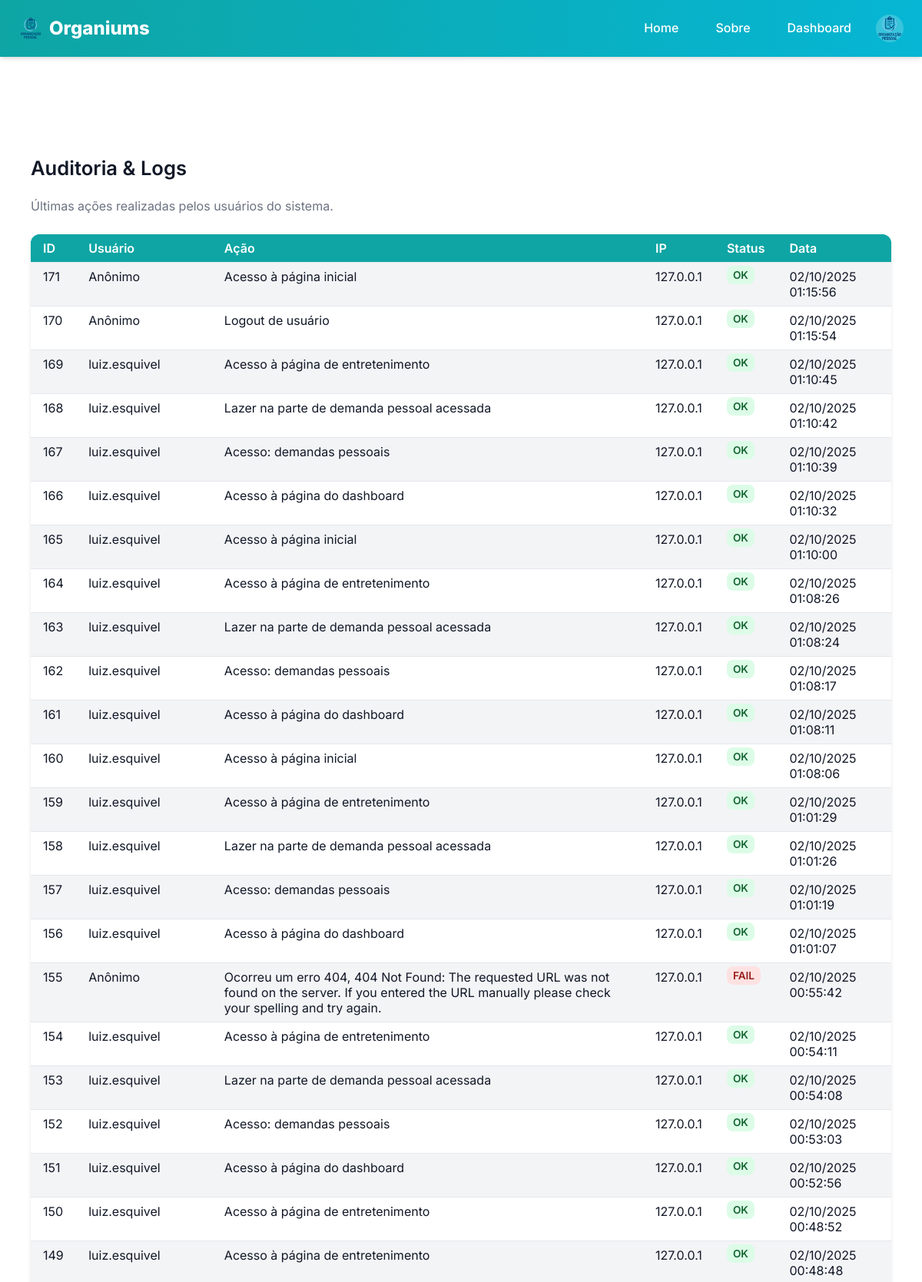
/admin/logs (signed in, upper part), run on the app's committed database.
### models.py (models this page shows, shortened)
class User(UserMixin, db.Model):
    __tablename__ = "user"
    id = db.Column(db.Integer, primary_key=True)
    username = db.Column(db.String(50), unique=True, index=True, nullable=False)
    name = db.Column(db.String(120), nullable=False)
    email = db.Column(db.String(120), unique=True, index=True, nullable=False)
    password_hash = db.Column(db.String(128))
    avatar = db.Column(db.String(200))
    role = db.Column(db.String(30), default="cliente", nullable=False)
    company_id = db.Column(db.Integer, db.ForeignKey('company.id'), nullable=True)
    def is_admin(self):
        return self.role == "admin"

class Log(db.Model):
    __tablename__ = "log"
    id = db.Column(db.Integer, primary_key=True)
    user_id = db.Column(db.Integer, db.ForeignKey('user.id'), nullable=True)
    action = db.Column(db.String(255), nullable=False)
    ip_address = db.Column(db.String(45))
    status = db.Column(db.String(20), default="ok")
    created_at = db.Column(db.DateTime, default=db.func.current_timestamp())
    user = db.relationship('User', backref='logs')

### app/views.py (the view)
@bp.route('/admin/logs')
@login_required
def admin_logs():
    if not current_user.is_admin():
        abort(403)
    logs = Log.query.order_by(Log.created_at.desc()).limit(500).all()  # últimos 500
    register_log("Acesso à página de auditoria/logs")
    return render_template('admin/logs.html', logs=logs)

### app/utils.py (called while the page is built)
def register_log(action, status="ok"):
    user_id = current_user.id if current_user.is_authenticated else None
    ip_address = request.remote_addr
    log = Log(
        user_id=user_id,
        action=action,
        ip_address=ip_address,
        status=status
    )
    db.session.add(log)
    db.session.commit()

### manage.py (called while the page is built)
def create_app(config_object=None):
    app = Flask(__name__, template_folder='app/templates', static_folder='app/static')
    app.config.from_object(config_object or Config)
    db.init_app(app)
    migrate.init_app(app, db)
    login.init_app(app)
    from models import User
    @login.user_loader
    def load_user(user_id):
        return User.query.get(int(user_id))
    from app.views import bp as app_bp
    from api.views import bp as api_bp
    app.register_blueprint(app_bp)
    app.register_blueprint(api_bp, url_prefix='/api')
    app.config['MAX_CONTENT_LENGTH'] = 2 * 1024 * 1024
    register_error_handlers(app)
    @app.shell_context_processor
    def make_shell_context():
        return {'db': db, 'User': User}
    return app

### app/templates/admin/logs.html (shortened to what this page needs)
{% extends 'base.html' %}
{% block include_css %}
<link rel="stylesheet" href="{{ url_for('static', filename='css/admin_logs.css') }}">
{% endblock %}
{% block content %}
<div class="logs-container">
  <h2>Auditoria & Logs</h2>
  <p class="subtitle">Últimas ações realizadas pelos usuários do sistema.</p>
  <table class="logs-table">
    <thead>
      <tr>
        <th>ID</th>
        <th>Usuário</th>
        <th>Ação</th>
        <th>IP</th>
        <th>Status</th>
        <th>Data</th>
      </tr>
    </thead>
    <tbody>
      {% for log in logs %}
      <tr>
        <td>{{ log.id }}</td>
        <td>{{ log.user.username if log.user else "Anônimo" }}</td>
        <td>{{ log.action }}</td>
        <td>{{ log.ip_address }}</td>
        <td>
          <span class="status {{ 'error' if log.status == 'fail' else 'ok' }}">
            {{ log.status }}
          </span>
        </td>
        <td>{{ log.created_at.strftime("%d/%m/%Y %H:%M:%S") }}</td>
      </tr>
      {% else %}
      <tr>
        <td colspan="6">Nenhum log registrado.</td>
      </tr>
      {% endfor %}
    </tbody>
  </table>
</div>
{% endblock %}

### app/templates/components/header.html (shortened to what this page needs)
<header class="site-header">
  <div class="header-wrap">
    <a class="brand" href="{{ url_for('app_bp.home') }}">
      <img class="brand-logo" src="{{ url_for('static', filename='img/logo.png') }}" alt="Organiums" width="32" height="32">
      Organiums
    </a>
    <nav class="desktop-nav">
      <a class="nav-link" href="{{ url_for('app_bp.home') }}">Home</a>
      <a class="nav-link" href="{{ url_for('app_bp.about') }}">Sobre</a>
      {% if current_user.is_authenticated %}
        <a class="nav-link" href="{{ url_for('app_bp.dashboard') }}">Dashboard</a>
        <div class="user-menu">
          {% if current_user.avatar %}
            <img src="{{ url_for('static', filename='uploads/avatars/' ~ current_user.avatar) }}"
                alt="Avatar de {{ current_user.name }}"
                width="32" height="32"
                class="user-avatar">
          {% else %}
            <div class="user-avatar placeholder-avatar">{{ current_user.name[0]|upper }}</div>
          {% endif %}
        </div>
      {% else %}
        <a class="nav-link" href="{{ url_for('app_bp.login') }}">Entrar</a>
        <a class="nav-link" href="{{ url_for('app_bp.register') }}">Cadastrar</a>
      {% endif %}
    </nav>
  </div>
</header>

### app/static/css/main.css (style rules this page uses)
* { box-sizing: border-box; }
body { font-family: var(--font-base); background: var(--bg); color: var(--fg); margin: 0; padding: 0; line-height: var(--line-height); }

### app/static/css/admin_logs.css (style rules this page uses)
.logs-container { max-width: var(--container-width); margin: var(--spacing-xl) auto; padding: var(--spacing-lg); }
.logs-container h2 { margin-bottom: var(--spacing-sm); font-size: 1.6rem; font-weight: 600; }
.logs-container .subtitle { color: var(--muted); margin-bottom: var(--spacing-lg); }
.logs-table { width: 100%; border-collapse: collapse; background: var(--bg-light); box-shadow: var(--shadow); border-radius: var(--radius-lg); overflow: hidden; }
.logs-table th, .logs-table td { padding: var(--spacing-sm) var(--spacing-md); text-align: left; border-bottom: 1px solid #e5e7eb; }
.logs-table th { background: var(--brand-primary); color: white; font-weight: 600; }
.status { padding: 4px 8px; border-radius: var(--radius); font-size: 0.85rem; font-weight: 600; text-transform: uppercase; }
.status.ok { background: #dcfce7; color: #166534; }
.status.error { background: #fee2e2; color: #991b1b; }

### app/static/css/vars.css (style rules this page uses)
:root { --bg: #ffffff; --fg: #111827; --bg-light: #f3f4f6; --muted: #6b7280; --muted-light: #9ca3af; --border: #e5e7eb; --surface: #ffffff; --brand-primary: #0ea5a4; --brand-secondary: #06b6d4; --brand-dark: #0d9488; --success: #10b981; --success-bg: #d1fae5; --danger: #ef4444; --danger-bg: #fee2e2; --warning: #f59e0b; --warning-bg: #fef3c7; --info: #3b82f6; --info-bg: #dbeafe; --font-base: 'Inter', system-ui, Arial, sans-serif; --font-alt: 'Inter', system-ui, Arial, sans-serif; --text-xs: 0.75rem; --text-sm: 0.875rem; --text-md: 1rem; --text-lg: 1.125rem; --text-xl: 1.25rem; --text-2xl: 1.5rem; --text-3xl: 1.875rem; --line-height: 1.6; --container-width: 1200px; --spacing-xs: 4px; --spacing-sm: 8px; --spacing-md: 16px; --spacing-lg: 24px; --spacing-xl: 32px; --spacing-2xl: 48px; --radius: 8px; --radius-lg: 12px; --radius-full: 9999px; --shadow: 0 4px 6px -1px rgba(0, 0, 0, 0.1), 0 2px 4px -1px rgba(0, 0, 0, 0.06); --shadow-md: 0 10px 15px -3px rgba(0, 0, 0, 0.1), 0 4px 6px -2px rgba(0, 0, 0, 0.05); --shadow-lg: 0 20px 25px -5px rgba(0, 0, 0, 0.1), 0 10px 10px -5px rgba(0, 0, 0, 0.04); --transition: all 0.3s ease; --modal-bg: var(--surface); --overlay-bg: rgba(0, 0, 0, 0.6); }

### app/static/css/components/header.css (style rules this page uses)
.site-header { background: linear-gradient(90deg, var(--brand-primary), var(--brand-secondary)); color: white; position: sticky; top: 0; z-index: 1000; box-shadow: var(--shadow); }
.header-wrap { max-width: var(--container-width); margin: 0 auto; display: flex; justify-content: space-between; align-items: center; padding: var(--spacing-md) var(--spacing-lg); }
.brand { font-weight: 800; color: white; text-decoration: none; font-size: 1.5rem; display: flex; align-items: center; gap: var(--spacing-sm); }
.brand-logo { height: 32px; width: auto; }
.desktop-nav { display: flex; align-items: center; gap: var(--spacing-md); }
.nav-link { color: white; text-decoration: none; font-weight: 500; padding: var(--spacing-sm) var(--spacing-md); border-radius: var(--radius); transition: var(--transition); position: relative; }
.nav-link::after { content: ''; position: absolute; bottom: 0; left: 50%; width: 0; height: 2px; background-color: white; transition: var(--transition); transform: translateX(-50%); }
.user-menu { display: flex; align-items: center; gap: var(--spacing-sm); position: relative; }
.user-avatar { width: 36px; height: 36px; border-radius: 50%; background-color: rgba(255, 255, 255, 0.2); display: flex; align-items: center; justify-content: center; font-weight: 600; cursor: pointer; }

### app/static/css/pages/public/ajuda.css (style rules this page uses)
table { width: 100%; border-collapse: collapse; margin-bottom: var(--spacing-xl); }
thead { background: var(--brand-primary); color: white; }
thead th { padding: var(--spacing-sm); text-align: left; }
tbody tr { background: var(--bg-light); border-bottom: 1px solid var(--muted-light); }
tbody td { padding: var(--spacing-sm); vertical-align: top; }
tbody tr:nth-child(even) { background: var(--bg); }

### data on the page
User: avatar (picture)
Log: id "171", user "Anônimo", action "Acesso à página inicial", ip_address "127.0.0.1", status "OK", created_at "02/10/2025 01:15:56"
Log: id "170", user "Anônimo", action "Logout de usuário", ip_address "127.0.0.1", status "OK", created_at "02/10/2025 01:15:54"
Log: id "169", user "luiz.esquivel", action "Acesso à página de entretenimento", ip_address "127.0.0.1", status "OK", created_at "02/10/2025 01:10:45"
Log: id "168", user "luiz.esquivel", action "Lazer na parte de demanda pessoal acessada", ip_address "127.0.0.1", status "OK", created_at "02/10/2025 01:10:42"
Log: id "167", user "luiz.esquivel", action "Acesso: demandas pessoais", ip_address "127.0.0.1", status "OK", created_at "02/10/2025 01:10:39"
Log: id "166", user "luiz.esquivel", action "Acesso à página do dashboard", ip_address "127.0.0.1", status "OK", created_at "02/10/2025 01:10:32"
Log: id "165", user "luiz.esquivel", action "Acesso à página inicial", ip_address "127.0.0.1", status "OK", created_at "02/10/2025 01:10:00"
Log: id "164", user "luiz.esquivel", action "Acesso à página de entretenimento", ip_address "127.0.0.1", status "OK", created_at "02/10/2025 01:08:26"
Log: id "163", user "luiz.esquivel", action "Lazer na parte de demanda pessoal acessada", ip_address "127.0.0.1", status "OK", created_at "02/10/2025 01:08:24"
Log: id "162", user "luiz.esquivel", action "Acesso: demandas pessoais", ip_address "127.0.0.1", status "OK", created_at "02/10/2025 01:08:17"
Log: id "161", user "luiz.esquivel", action "Acesso à página do dashboard", ip_address "127.0.0.1", status "OK", created_at "02/10/2025 01:08:11"
Log: id "160", user "luiz.esquivel", action "Acesso à página inicial", ip_address "127.0.0.1", status "OK", created_at "02/10/2025 01:08:06"
Log: id "159", user "luiz.esquivel", action "Acesso à página de entretenimento", ip_address "127.0.0.1", status "OK", created_at "02/10/2025 01:01:29"
Log: id "158", user "luiz.esquivel", action "Lazer na parte de demanda pessoal acessada", ip_address "127.0.0.1", status "OK", created_at "02/10/2025 01:01:26"
Log: id "157", user "luiz.esquivel", action "Acesso: demandas pessoais", ip_address "127.0.0.1", status "OK", created_at "02/10/2025 01:01:19"
Log: id "156", user "luiz.esquivel", action "Acesso à página do dashboard", ip_address "127.0.0.1", status "OK", created_at "02/10/2025 01:01:07"
Log: id "155", user "Anônimo", action "Ocorreu um erro 404, 404 Not Found: The requested URL was not found on the server. If you entered the URL manually please check your spelling and try again.", ip_address "127.0.0.1", status "FAIL", created_at "02/10/2025 00:55:42"
Log: id "154", user "luiz.esquivel", action "Acesso à página de entretenimento", ip_address "127.0.0.1", status "OK", created_at "02/10/2025 00:54:11"
Log: id "153", user "luiz.esquivel", action "Lazer na parte de demanda pessoal acessada", ip_address "127.0.0.1", status "OK", created_at "02/10/2025 00:54:08"
Log: id "152", user "luiz.esquivel", action "Acesso: demandas pessoais", ip_address "127.0.0.1", status "OK", created_at "02/10/2025 00:53:03"
Log: id "151", user "luiz.esquivel", action "Acesso à página do dashboard", ip_address "127.0.0.1", status "OK", created_at "02/10/2025 00:52:56"
Log: id "150", user "luiz.esquivel", action "Acesso à página de entretenimento", ip_address "127.0.0.1", status "OK", created_at "02/10/2025 00:48:52"
Log: id "149", user "luiz.esquivel", action "Acesso à página de entretenimento", ip_address "127.0.0.1", status "OK", created_at "02/10/2025 00:48:48"
